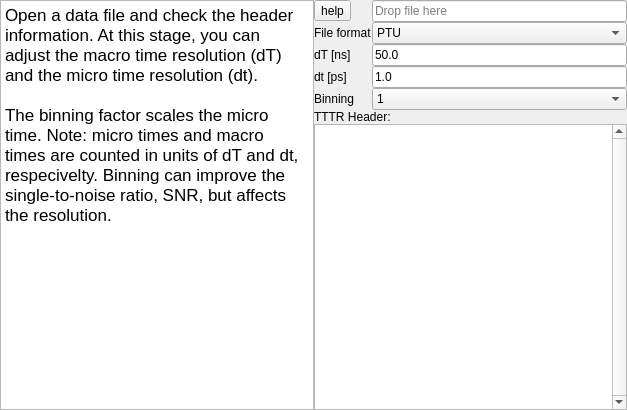
<?xml version="1.0" encoding="UTF-8"?>
<ui version="4.0">
 <class>Form</class>
 <widget class="QWidget" name="Form">
  <property name="geometry">
   <rect>
    <x>0</x>
    <y>0</y>
    <width>627</width>
    <height>410</height>
   </rect>
  </property>
  <property name="sizePolicy">
   <sizepolicy hsizetype="Expanding" vsizetype="Expanding">
    <horstretch>0</horstretch>
    <verstretch>0</verstretch>
   </sizepolicy>
  </property>
  <property name="windowTitle">
   <string>Form</string>
  </property>
  <layout class="QGridLayout" name="gridLayout_2">
   <property name="leftMargin">
    <number>0</number>
   </property>
   <property name="topMargin">
    <number>0</number>
   </property>
   <property name="rightMargin">
    <number>0</number>
   </property>
   <property name="bottomMargin">
    <number>0</number>
   </property>
   <property name="spacing">
    <number>0</number>
   </property>
   <item row="1" column="0">
    <widget class="QTextEdit" name="textEdit_3">
     <property name="readOnly">
      <bool>true</bool>
     </property>
     <property name="html">
      <string>&lt;!DOCTYPE HTML PUBLIC &quot;-//W3C//DTD HTML 4.0//EN&quot; &quot;http://www.w3.org/TR/REC-html40/strict.dtd&quot;&gt;
&lt;html&gt;&lt;head&gt;&lt;meta name=&quot;qrichtext&quot; content=&quot;1&quot; /&gt;&lt;style type=&quot;text/css&quot;&gt;
p, li { white-space: pre-wrap; }
&lt;/style&gt;&lt;/head&gt;&lt;body style=&quot; font-family:'.AppleSystemUIFont'; font-size:13pt; font-weight:400; font-style:normal;&quot;&gt;
&lt;p style=&quot; margin-top:0px; margin-bottom:0px; margin-left:0px; margin-right:0px; -qt-block-indent:0; text-indent:0px;&quot;&gt;Open a data file and check the header information. At this stage, you can adjust the macro time resolution (dT) and the micro time resolution (dt). &lt;/p&gt;
&lt;p style=&quot;-qt-paragraph-type:empty; margin-top:0px; margin-bottom:0px; margin-left:0px; margin-right:0px; -qt-block-indent:0; text-indent:0px;&quot;&gt;&lt;br /&gt;&lt;/p&gt;
&lt;p style=&quot; margin-top:0px; margin-bottom:0px; margin-left:0px; margin-right:0px; -qt-block-indent:0; text-indent:0px;&quot;&gt;The binning factor scales the micro time. Note: micro times and macro times are counted in units of dT and dt, respecivelty. Binning can improve the single-to-noise ratio, SNR, but affects the resolution.&lt;/p&gt;&lt;/body&gt;&lt;/html&gt;</string>
     </property>
    </widget>
   </item>
   <item row="1" column="1">
    <widget class="QWidget" name="widget" native="true">
     <layout class="QGridLayout" name="gridLayout">
      <property name="leftMargin">
       <number>0</number>
      </property>
      <property name="topMargin">
       <number>0</number>
      </property>
      <property name="rightMargin">
       <number>0</number>
      </property>
      <property name="bottomMargin">
       <number>0</number>
      </property>
      <property name="spacing">
       <number>0</number>
      </property>
      <item row="7" column="1">
       <widget class="QLabel" name="label_27">
        <property name="text">
         <string>dt [ps]</string>
        </property>
       </widget>
      </item>
      <item row="8" column="2" colspan="4">
       <widget class="QComboBox" name="comboBox_2">
        <item>
         <property name="text">
          <string>1</string>
         </property>
        </item>
        <item>
         <property name="text">
          <string>2</string>
         </property>
        </item>
        <item>
         <property name="text">
          <string>4</string>
         </property>
        </item>
        <item>
         <property name="text">
          <string>8</string>
         </property>
        </item>
        <item>
         <property name="text">
          <string>16</string>
         </property>
        </item>
       </widget>
      </item>
      <item row="1" column="1">
       <widget class="QLabel" name="label_25">
        <property name="sizePolicy">
         <sizepolicy hsizetype="Minimum" vsizetype="Preferred">
          <horstretch>0</horstretch>
          <verstretch>0</verstretch>
         </sizepolicy>
        </property>
        <property name="text">
         <string>File format</string>
        </property>
       </widget>
      </item>
      <item row="6" column="1">
       <widget class="QLabel" name="label_26">
        <property name="text">
         <string>dT [ns]</string>
        </property>
       </widget>
      </item>
      <item row="10" column="1" colspan="5">
       <widget class="QPlainTextEdit" name="plainTextEdit">
        <property name="sizePolicy">
         <sizepolicy hsizetype="MinimumExpanding" vsizetype="Expanding">
          <horstretch>0</horstretch>
          <verstretch>0</verstretch>
         </sizepolicy>
        </property>
        <property name="acceptDrops">
         <bool>false</bool>
        </property>
        <property name="verticalScrollBarPolicy">
         <enum>Qt::ScrollBarAlwaysOn</enum>
        </property>
        <property name="readOnly">
         <bool>true</bool>
        </property>
       </widget>
      </item>
      <item row="6" column="2" colspan="4">
       <widget class="QLineEdit" name="lineEdit_14">
        <property name="acceptDrops">
         <bool>false</bool>
        </property>
        <property name="text">
         <string>50.0</string>
        </property>
       </widget>
      </item>
      <item row="1" column="2" colspan="4">
       <widget class="QComboBox" name="comboBox">
        <property name="sizePolicy">
         <sizepolicy hsizetype="Expanding" vsizetype="Fixed">
          <horstretch>0</horstretch>
          <verstretch>0</verstretch>
         </sizepolicy>
        </property>
        <item>
         <property name="text">
          <string>PTU</string>
         </property>
        </item>
        <item>
         <property name="text">
          <string>SPC-130</string>
         </property>
        </item>
        <item>
         <property name="text">
          <string>SPC-630</string>
         </property>
        </item>
       </widget>
      </item>
      <item row="9" column="1" colspan="5">
       <widget class="QLabel" name="label">
        <property name="text">
         <string>TTTR Header:</string>
        </property>
       </widget>
      </item>
      <item row="7" column="2" colspan="4">
       <widget class="QLineEdit" name="lineEdit_15">
        <property name="acceptDrops">
         <bool>false</bool>
        </property>
        <property name="text">
         <string>1.0</string>
        </property>
       </widget>
      </item>
      <item row="8" column="1">
       <widget class="QLabel" name="label_30">
        <property name="text">
         <string>Binning</string>
        </property>
       </widget>
      </item>
      <item row="0" column="1">
       <widget class="QToolButton" name="toolButton">
        <property name="text">
         <string>help</string>
        </property>
        <property name="checkable">
         <bool>true</bool>
        </property>
        <property name="checked">
         <bool>false</bool>
        </property>
       </widget>
      </item>
      <item row="0" column="3">
       <widget class="QLineEdit" name="lineEdit_16">
        <property name="dragEnabled">
         <bool>true</bool>
        </property>
        <property name="placeholderText">
         <string>Drop file here</string>
        </property>
       </widget>
      </item>
     </layout>
    </widget>
   </item>
  </layout>
  <action name="actionUpdate_Values">
   <property name="text">
    <string>Update Values</string>
   </property>
  </action>
 </widget>
 <resources/>
 <connections>
  <connection>
   <sender>lineEdit_14</sender>
   <signal>textEdited(QString)</signal>
   <receiver>actionUpdate_Values</receiver>
   <slot>trigger()</slot>
   <hints>
    <hint type="sourcelabel">
     <x>649</x>
     <y>59</y>
    </hint>
    <hint type="destinationlabel">
     <x>-1</x>
     <y>-1</y>
    </hint>
   </hints>
  </connection>
  <connection>
   <sender>lineEdit_15</sender>
   <signal>textEdited(QString)</signal>
   <receiver>actionUpdate_Values</receiver>
   <slot>trigger()</slot>
   <hints>
    <hint type="sourcelabel">
     <x>649</x>
     <y>80</y>
    </hint>
    <hint type="destinationlabel">
     <x>-1</x>
     <y>-1</y>
    </hint>
   </hints>
  </connection>
  <connection>
   <sender>comboBox_2</sender>
   <signal>currentIndexChanged(QString)</signal>
   <receiver>actionUpdate_Values</receiver>
   <slot>trigger()</slot>
   <hints>
    <hint type="sourcelabel">
     <x>649</x>
     <y>106</y>
    </hint>
    <hint type="destinationlabel">
     <x>-1</x>
     <y>-1</y>
    </hint>
   </hints>
  </connection>
  <connection>
   <sender>toolButton</sender>
   <signal>toggled(bool)</signal>
   <receiver>textEdit_3</receiver>
   <slot>setVisible(bool)</slot>
   <hints>
    <hint type="sourcelabel">
     <x>431</x>
     <y>14</y>
    </hint>
    <hint type="destinationlabel">
     <x>202</x>
     <y>242</y>
    </hint>
   </hints>
  </connection>
 </connections>
</ui>
